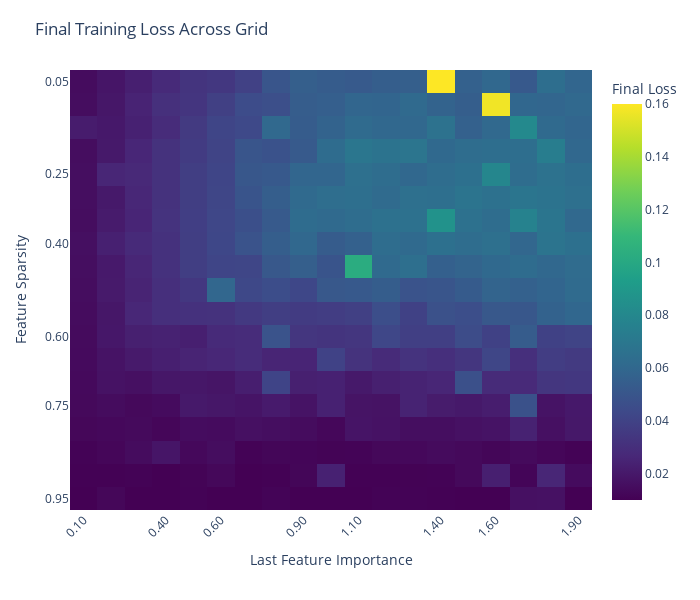

The cell this chart's notebook holds for it:
### Code cell
grid_results_211 = analyze_grid_models(training_results_211)

analysis_output_211 = analyze_norm_and_superposition_all_experts(grid_results_211, config_211)

plot_loss_grid_sparsity_last_feature_plotly(grid_results_211, config_211, max_loss=.15)

plot_norm_and_superposition_analysis(analysis_output_211, grid_results_211)

### Figure 1 — Plotly figure (JSON) as saved in the notebook; plotly's stock layout.template omitted (floating-point values rounded to 4 significant figures; data arrays with more than 128 entries replaced by an {"elided": "..."} marker saying what was removed)
{"data": [{"colorbar": {"title": {"text": "Final Loss"}}, "colorscale": [[0, "#440154"], [0.1111, "#482878"], [0.2222, "#3e4989"], [0.3333, "#31688e"], [0.4444, "#26828e"], [0.5556, "#1f9e89"], [0.6667, "#35b779"], [0.7778, "#6ece58"], [0.8889, "#b5de2b"], [1, "#fde725"]], "hovertemplate": "importance=%{x:.3f}<br>sparsity=%{y:.3f}<br>loss=%{z:.6f}<extra></extra>", "type": "heatmap", "x": [0.1, 0.2, 0.3, 0.4, 0.5, 0.6, 0.7, 0.8, 0.9, 1.0, 1.1, 1.2, 1.3, 1.4, 1.5, 1.6, 1.7, 1.8, 1.9], "y": [0.05, 0.1, 0.15, 0.2, 0.25, 0.3, 0.35, 0.4, 0.45, 0.5, 0.55, 0.6, 0.65, 0.7, 0.75, 0.8, 0.85, 0.9, 0.95], "z": {"elided": "19x19 float values"}, "zmax": 0.16, "zmin": 0.01}], "layout": {"height": 600, "margin": {"b": 90, "l": 70, "r": 30, "t": 70}, "title": {"text": "Final Training Loss Across Grid"}, "width": 700, "xaxis": {"tickangle": -45, "tickmode": "array", "ticktext": ["0.10", "0.40", "0.60", "0.90", "1.10", "1.40", "1.60", "1.90"], "tickvals": [0.1, 0.4, 0.6, 0.9, 1.1, 1.4, 1.6, 1.9], "title": {"text": "Last Feature Importance"}}, "yaxis": {"autorange": "reversed", "tickmode": "array", "ticktext": ["0.05", "0.25", "0.40", "0.60", "0.75", "0.95"], "tickvals": [0.05, 0.25, 0.4, 0.6, 0.75, 0.95], "title": {"text": "Feature Sparsity"}}}}
